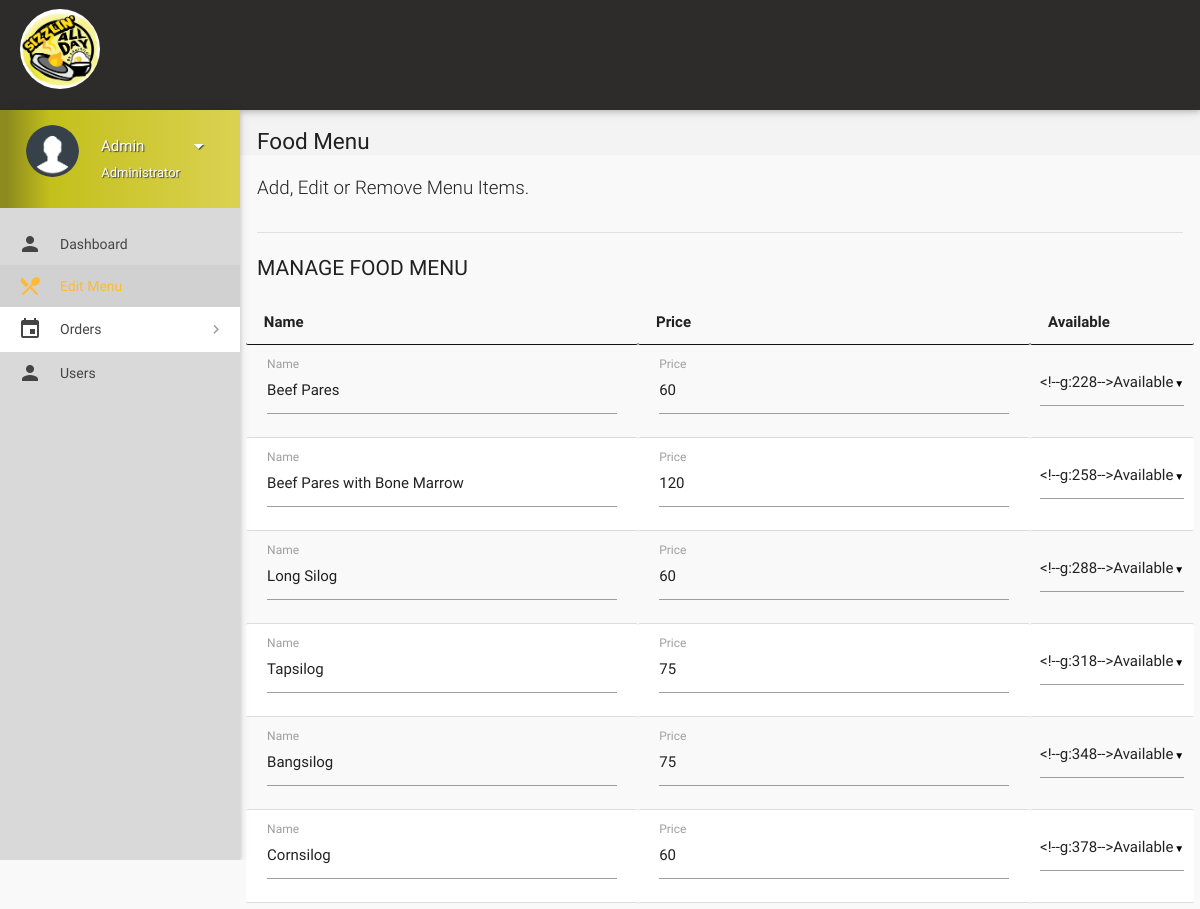
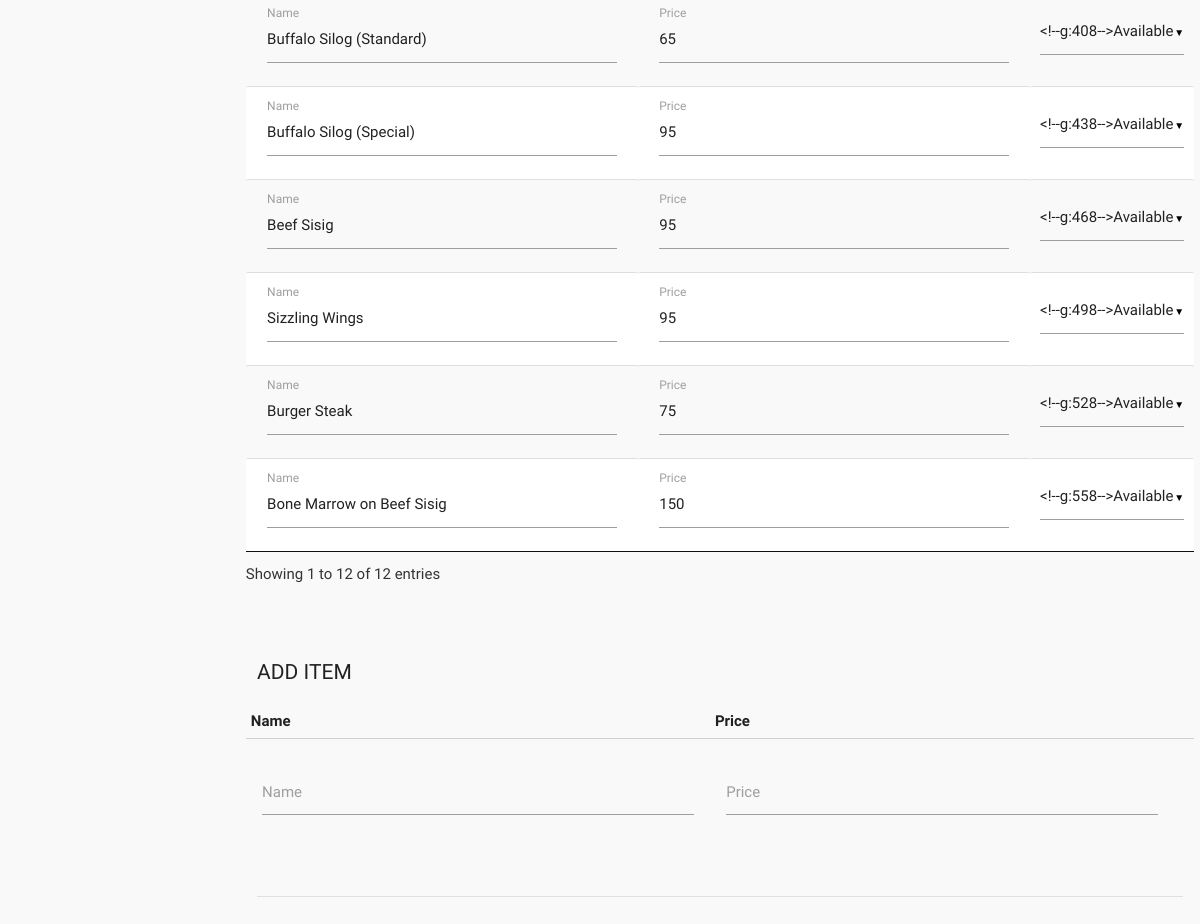
The page /Website/edit-menu.php (signed in) on the database its author committed (2 pictures, top to bottom).
### tables this page shows
CREATE TABLE `items` (
  `id` int(11) NOT NULL,
  `name` varchar(50) NOT NULL,
  `price` int(11) NOT NULL,
  `deleted` tinyint(4) NOT NULL DEFAULT 0
);

### Website/includes/connect.php (called while the page is built, shortened)
<?php
if(isset($_SESSION['name']))
$name = $_SESSION['name'];
if(isset($_SESSION['role']))
$role = $_SESSION['role'];
?>

### Website/edit-menu.php (the view, shortened to what this page needs)
<?php
include 'includes/connect.php';
	if($_SESSION['admin_sid']==session_id())
	{
		?>
<!DOCTYPE html>
<html lang="en">
<head>
  <link href="css/materialize.min.css" type="text/css" rel="stylesheet" media="screen,projection">
  <link href="css/style.min.css" type="text/css" rel="stylesheet" media="screen,projection">
  <link href="css/custom/custom.min.css" type="text/css" rel="stylesheet" media="screen,projection">
  <link href="js/plugins/perfect-scrollbar/perfect-scrollbar.css" type="text/css" rel="stylesheet" media="screen,projection">
  <link href="js/plugins/data-tables/css/jquery.dataTables.min.css" type="text/css" rel="stylesheet" media="screen,projection">
</head>
<body>
  <header id="header" class="page-topbar">
        <div class="navbar-fixed">
            <nav class="navbar-color">
                <div class="nav-wrapper">
                    <ul class="left">
                    <li><h1 class="logo-wrapper"><a href="index.php" class="brand-logo darken-1"><img src="img/logo.jpg"  alt="Logo" width="80px" height="80px"></a></h1></li>
                    </ul>
                </div>
            </nav>
        </div>
  </header>
  <div id="main">
    <div class="wrapper">
      <aside id="left-sidebar-nav">
        <ul id="slide-out" class="side-nav fixed leftside-navigation">
            <li class="user-details  light-blue darken-2">
            <div class="row">
                <div class="col col s4 m4 l4">
                    <img src="images/userav.png" alt="" class="circle responsive-img valign profile-image">
                </div>
                <div class="col col s8 m8 l8">
                    <a class="btn-flat dropdown-button waves-effect waves-light white-text profile-btn" href="#" data-activates="profile-dropdown"><?php echo $name;?> <i class="mdi-navigation-arrow-drop-down right"></i></a>
                    <p class="user-roal"><?php echo $role;?></p>
                </div>
            </div>
            </li>
            <li class="bold"><a href="details.php" class="waves-effect waves-light-blue"><i class="mdi-social-person"></i> Dashboard</a>
            </li>
            <li class="bold active"><a href="edit-menu.php" class="waves-effect waves-light-blue"><i class="mdi-maps-local-restaurant"></i> Edit Menu</a>
            </li>
                <li class="no-padding">
                    <ul class="collapsible collapsible-accordion">
                        <li class="bold"><a class="collapsible-header waves-effect waves-light-blue"><i class="mdi-editor-insert-invitation"></i> Orders</a>
                        </li>
                    </ul>
                </li>
            <li class="bold"><a href="users.php" class="waves-effect waves-light-blue"><i class="mdi-social-person"></i> Users</a>
            </li>
        </ul>
        </aside>
      <section id="content">
        <div id="breadcrumbs-wrapper">
          <div class="container">
            <div class="row">
              <div class="col s12 m12 l12">
                <h5 class="breadcrumbs-title">Food Menu</h5>
              </div>
            </div>
          </div>
        </div>
        <div class="container">
          <p class="caption">Add, Edit or Remove Menu Items.</p>
          <div class="divider"></div>
		  <form class="formValidate" id="formValidate" method="post" action="router/menu-router.php" novalidate="novalidate">
            <div class="row">
              <div class="col s12 m4 l3">
                <h4 class="header">Manage Food Menu</h4>
              </div>
              <div>
				<table id="data-table-admin" class="responsive-table display" cellspacing="0">
                    <thead>
                      <tr>
                        <th>Name</th>
                        <th>Price</th>
                        <th>Available</th>
                      </tr>
                    </thead>
                    <tbody>
				<?php
				$result = mysqli_query($con, "SELECT * FROM items");
				while($row = mysqli_fetch_array($result))
				{
					echo '<tr><td><div class="input-field col s12"><label for="'.$row["id"].'_name">Name</label>';
					echo '<input value="'.$row["name"].'" id="'.$row["id"].'_name" name="'.$row['id'].'_name" type="text" data-error=".errorTxt'.$row["id"].'"><div class="errorTxt'.$row["id"].'"></div></td>';
					echo '<td><div class="input-field col s12 "><label for="'.$row["id"].'_price">Price</label>';
					echo '<input value="'.$row["price"].'" id="'.$row["id"].'_price" name="'.$row['id'].'_price" type="text" data-error=".errorTxt'.$row["id"].'"><div class="errorTxt'.$row["id"].'"></div></td>';
					echo '<td>';
					if($row['deleted'] == 0){
						$text1 = 'selected';
						$text2 = '';
					}
					else{
						$text1 = '';
						$text2 = 'selected';
					}
					echo '<select name="'.$row['id'].'_hide">
                      <option value="1"'.$text1.'>Available</option>
                      <option value="2"'.$text2.'>Not Available</option>
                    </select></td></tr>';
				}
				?>
                    </tbody>
</table>
              </div>
			  <div class="input-field col s12">
                              <button class="btn  light-blue waves-effect waves-light right" type="submit" name="action">Make Changes
                                <i class="mdi-action-done"></i>
                              </button>
                            </div>
            </div>
			</form>
		  <form class="formValidate" id="formValidate1" method="post" action="router/add-item.php" novalidate="novalidate">
            <div class="row">
              <div class="col s12 m4 l3">
                <h4 class="header">Add Item</h4>
              </div>
              <div>
<table>
                    <thead>
                      <tr>
                        <th data-field="id">Name</th>
                        <th data-field="name">Price</th>
                      </tr>
                    </thead>
                    <tbody>
				<?php
					echo '<tr><td><div class="input-field col s12"><label for="name">Name</label>';
					echo '<input id="name" name="name" type="text" data-error=".errorTxt01"><div class="errorTxt01"></div></td>';
					echo '<td><div class="input-field col s12 "><label for="price" class="">Price</label>';
					echo '<input id="price" name="price" type="text" data-error=".errorTxt02"><div class="errorTxt02"></div></td>';
					echo '<td></tr>';
				?>
                    </tbody>
</table>
              </div>
			  <div class="input-field col s12">
                              <button class="btn  light-blue waves-effect waves-light right" type="submit" name="action">Add
                                <i class="mdi-content-add-box"></i>
                              </button>
                            </div>
            </div>
			</form>
            <div class="divider"></div>
          </div>
        </div>
        </div>
</body>
</html>
<?php
	}
?>

### Website/edit-menu.php (style rules this page uses)
.input-field label.active { width:100%; }

### rows shown on the page
items: name "Beef Pares", price "60"
items: name "Beef Pares with Bone Marrow", price "120"
items: name "Long Silog", price "60"
items: name "Tapsilog", price "75"
items: name "Bangsilog", price "75"
items: name "Cornsilog", price "60"
items: name "Buffalo Silog (Standard)", price "65"
items: name "Buffalo Silog (Special)", price "95"
items: name "Beef Sisig", price "95"
items: name "Sizzling Wings", price "95"
items: name "Burger Steak", price "75"
items: name "Bone Marrow on Beef Sisig", price "150"

### other values the page prints
$name "Admin"
$role "Administrator"
